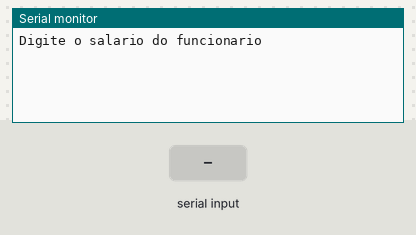
The sketch below on a simulated Arduino Uno, built with avr-gcc and run on an emulated ATmega328P. Parts: the last lines printed to the serial monitor. The test bench sets the inputs (shaded band).

Above: at 1.2 s.
1.3 s: "90,45\n" received over Serial
At 2.2 s:
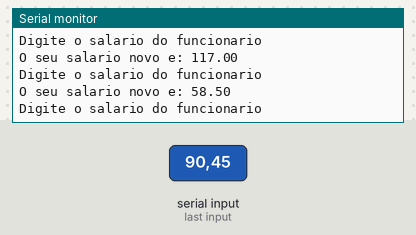
2.8 s: "30,150\n" received over Serial
At 4.6 s:
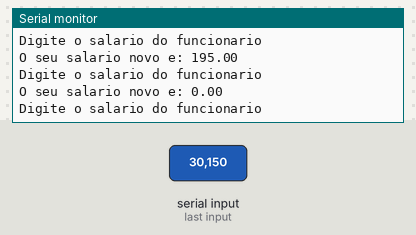
Timing chart, 0 to 6.1 s (numbered marks = the images above; inputs shaded):
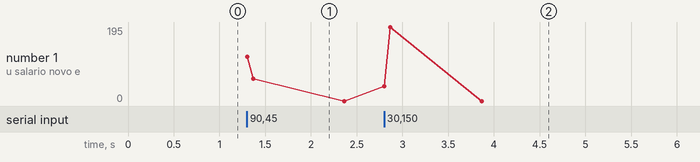

Measured:
- after the input at 1.3 s, the serial monitor: prints a new line at once (image 1)
- after the input at 2.8 s, the serial monitor: prints a new line at once (image 2)

The sketch:

exercicio_91.ino
```cpp
//Uma empresa decide dar aumento de 30% aos funcionários cujo salário é
//inferior a 500 reais. Escreva um programa que receba o salário de um
//funcionário e imprima o valor do salário reajustado ou uma mensagem caso o
//funcionário não tenha direito a aumento.

//variaveis

float salario = 0;
float salarioNovo = 0;

void setup()
{
 Serial.begin(9600);
}

void loop()
{

 Serial.println("Digite o salario do funcionario");//imprime uma msg na tela
 while(!Serial.available());//pausa o programa ate o usuario dar <Enter>
 salario = Serial.parseFloat();//guarda o texto digitado na variavel

 //Processamento
  if (salario < 500){
   salarioNovo = (salario * 1.30);
   Serial.println("O seu salario novo e: " + String(salarioNovo));
  }

  else{
      Serial.println("Voce nao tem direito a um aumento: " + String(salario));
  }

}
  //Saida
  //imprime o salario;
```
